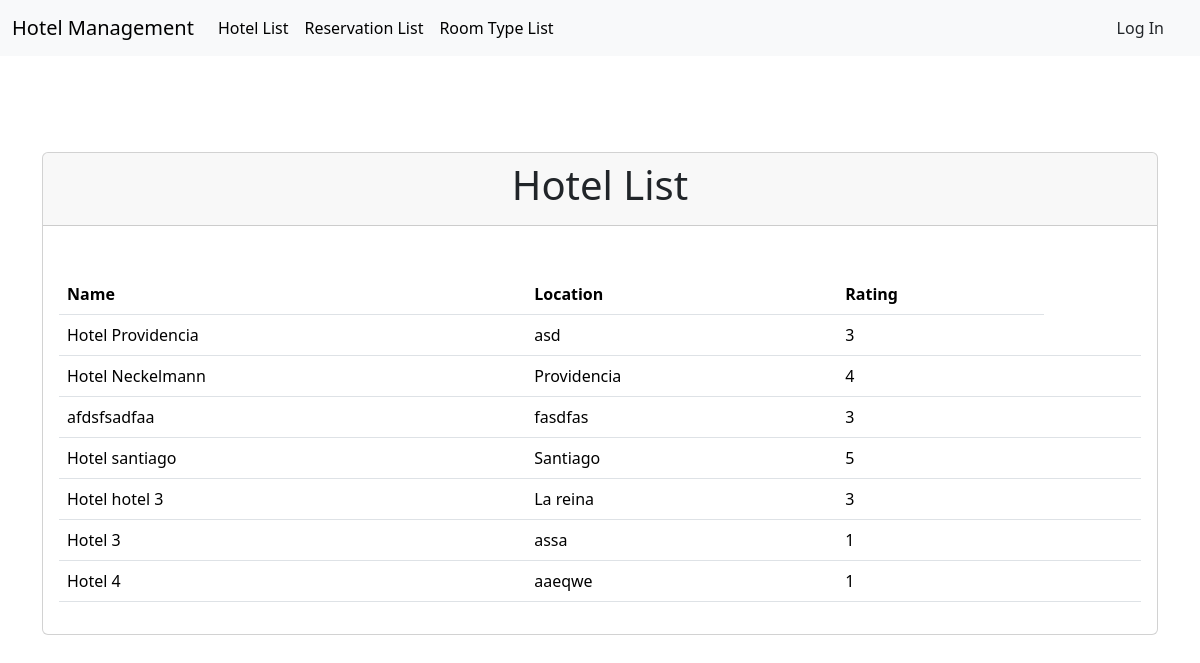
Page /HotelManagement/index.php on the committed database.
### tables this page shows
CREATE TABLE `hotel` (
  `id_hotel` int(11) NOT NULL,
  `name` varchar(100) NOT NULL,
  `location` varchar(100) NOT NULL,
  `rating` int(11) NOT NULL
);

### HotelManagement/app/model/Hotel.php (called while the page is built, shortened)
<?php
class Hotel
{
    private $name;
    private $location;
    private $rating;
    public function __construct($name = null, $location = null, $rating = null)
    {
        $this->name = $name;
        $this->location = $location;
        $this->rating = $rating;
    }
    public function getName()
    {
        return $this->name;
    }
    public function getLocation()
    {
        return $this->location;
    }
    public function getRating()
    {
        return $this->rating;
    }
    public static function getAllHotels($db)
    {
        try {
            $conn = $db->getConnection();
            $query = "SELECT * FROM hotel";
            $stmt = $conn->prepare($query);
            $stmt->execute();
            $hotels = [];
            while ($row = $stmt->fetch(PDO::FETCH_ASSOC)) {
                $hotel = new Hotel($row['name'], $row['location'], $row['rating']);
                $hotel->setIdHotel($row['id_hotel']);
                $hotels[] = $hotel;
            }
            return $hotels;
        } catch (PDOException $e) {
            echo "Error en la consulta: " . $e->getMessage();
            return null;
        } finally {
            $conn = null;
        }
    }
}
?>

### HotelManagement/app/controller/hotelController.php (called while the page is built, shortened)
<?php
require __DIR__ . '/../model/Hotel.php';
class HotelController
{
    private function getDBInstance()
    {
        return new Database();
    }
    public function getAllHotels()
    {
        $hotelModel = new Hotel();
        $hotels = $hotelModel->getAllHotels($this->getDBInstance());
        return $hotels;
    }
}
?>

### HotelManagement/app/view/hotel_list.php (the view, shortened to what this page needs)
<!DOCTYPE html>
<html lang="en">
<head>
    <link href="https://cdn.jsdelivr.net/npm/bootstrap@5.3.2/dist/css/bootstrap.min.css" rel="stylesheet"
>
</head>
<body>
<?php include 'menu.php'; ?>
<div class="container">
    <div class="row mt-5">
        <div class="col">
            <div class="card mt-5">
                <div class="card-header">
                    <h2 class="display-6 text-center">Hotel List</h2>
                </div>
                <div class="row">
                </div>
                <div class="card-body">
                    <?php
                    require __DIR__ . '/../controller/hotelController.php';
                    $hotelController = new HotelController();
                    $hotels = $hotelController->getAllHotels();
                    if ($hotels) {
                        ?>
                        <div class="table-responsive">
                            <table class="table">
                                <thead>
                                <tr>
                                    <th>Name</th>
                                    <th>Location</th>
                                    <th>Rating</th>
                                </tr>
                                </thead>
                                <tbody>
                                <?php foreach ($hotels as $hotel) { ?>
                                    <tr>
                                        <td><?php echo $hotel->getName(); ?></td>
                                        <td><?php echo $hotel->getLocation(); ?></td>
                                        <td><?php echo $hotel->getRating(); ?></td>
                                        <td>
                                        </td>
                                        <td>
                                        </td>
                                    </tr>
                                <?php } ?>
                                </tbody>
                            </table>
                        </div>
                        <?php
                    } else {
                        echo '<p>No hotels available.</p>';
                    }
                    ?>
                </div>
            </div>
        </div>
    </div>
</div>
</body>
</html>

### HotelManagement/index.php (shortened to what this page needs)
<!DOCTYPE html>
<html lang="en">
<head>
    <link href="https://cdn.jsdelivr.net/npm/bootstrap@5.3.2/dist/css/bootstrap.min.css" rel="stylesheet"
>
</head>
<?php
include 'app/view/hotel_list.php';
?>

### HotelManagement/app/view/menu.php (shortened to what this page needs)
<!DOCTYPE html>
<html lang="en">
<head>
    <link href="https://cdn.jsdelivr.net/npm/bootstrap@5.3.2/dist/css/bootstrap.min.css" rel="stylesheet"
>
</head>
<body>
<nav class="navbar navbar-expand-lg bg-body-tertiary">
    <div class="container-fluid">
        <a class="navbar-brand" href="/HotelManagement/app/view/hotel_list.php">Hotel Management</a>
        <div class="collapse navbar-collapse" id="navbarSupportedContent">
            <ul class="navbar-nav me-auto mb-2 mb-lg-0">
                <li class="nav-item">
                    <a class="nav-link active" aria-current="page" href="/HotelManagement/app/view/hotel_list.php">Hotel List</a>
                </li>
                <li class="nav-item">
                    <a class="nav-link active" aria-current="page" href="/HotelManagement/app/view/reservation_list.php">Reservation List</a>
                </li>
                <li class="nav-item">
                    <a class="nav-link active" aria-current="page" href="/HotelManagement/app/view/room_type_list.php">Room Type List</a>
                </li>
            </ul>
            <form class="d-flex" role="search">
                <a class="nav-link active pe-4" aria-current="page" href="/HotelManagement/app/view/login_view.php">Log In</a>
            </form>
        </div>
    </div>
</nav>
</body>
</html>

### rows in the picture
hotel: name "Hotel Providencia", location "asd", rating "3"
hotel: name "Hotel Neckelmann", location "Providencia", rating "4"
hotel: name "afdsfsadfaa", location "fasdfas", rating "3"
hotel: name "Hotel santiago", location "Santiago", rating "5"
hotel: name "Hotel hotel 3", location "La reina", rating "3"
hotel: name "Hotel 3", location "assa", rating "1"
hotel: name "Hotel 4", location "aaeqwe", rating "1"
